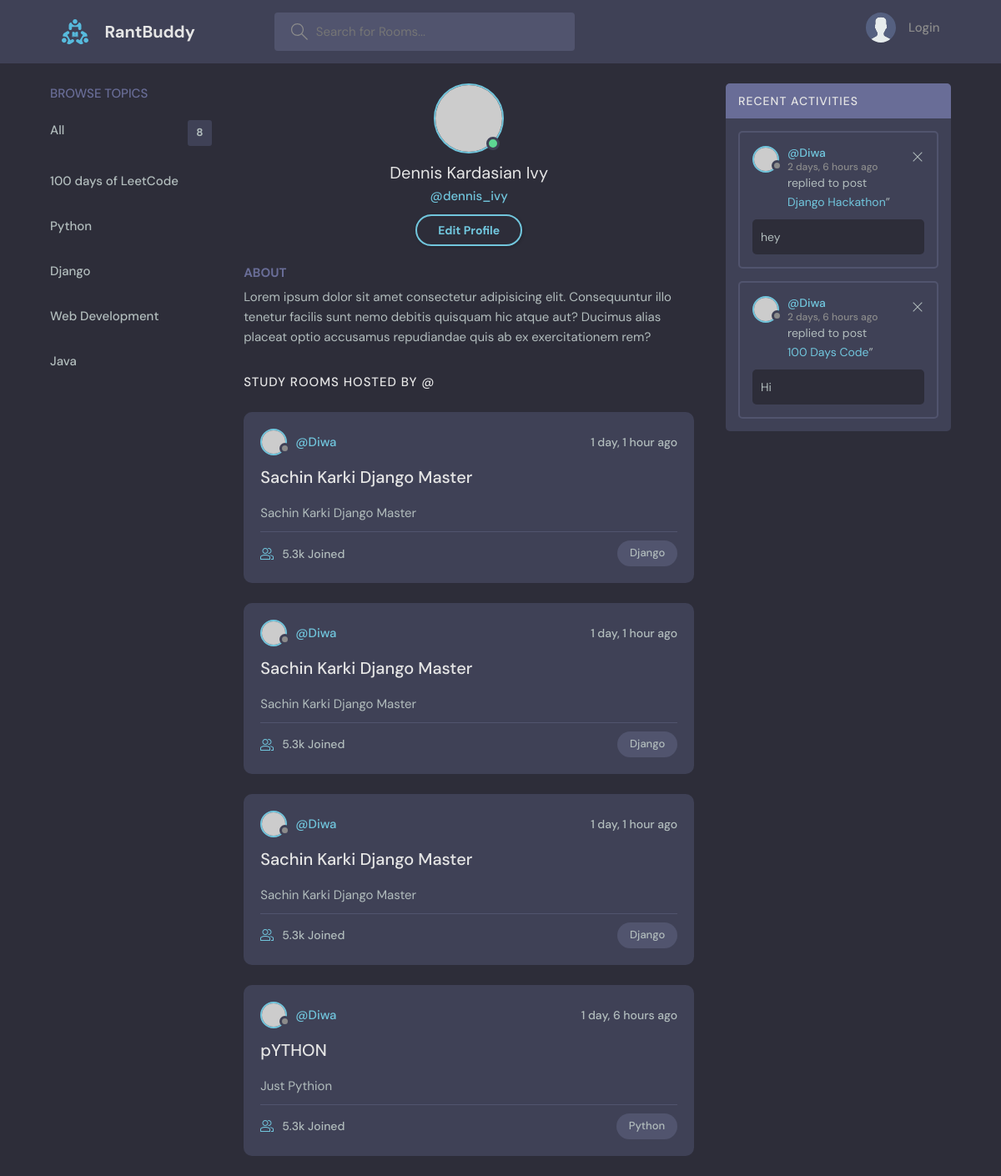
/user/2, run on the app's committed database.
### firstApp/models.py (models this page shows, shortened)
class Topic(models.Model):
    name=models.CharField(max_length=200)
    def __str__(self):
        return self.name

class Room(models.Model):
    host=models.ForeignKey(User,on_delete=models.SET_NULL,null=True)
    topic= models.ForeignKey(Topic,on_delete=models.SET_NULL,null=True)
    name=models.CharField(max_length=200)
    description=models.TextField(null=True,blank=True)
    participants=models.ManyToManyField(User,related_name="participants")
    updated = models.DateTimeField(auto_now=True)
    created= models.DateTimeField(auto_now_add=True)
    class Meta:
        ordering=['-updated','-created']
    def __str__(self):
        return self.name

class Message(models.Model):
    user=models.ForeignKey(User, on_delete=models.CASCADE)
    room=models.ForeignKey(Room, on_delete=models.CASCADE, related_name="messages")
    body=models.TextField()
    updated = models.DateTimeField(auto_now=True)
    created= models.DateTimeField(auto_now_add=True)

### firstApp/views.py (the view)
# urls.py: path("user/<str:pk>",user_profile,name="profile"),
def user_profile(request,pk):
    user=User.objects.get(id=pk)
    rooms=Room.objects.filter(host=user)
    room_counts=rooms.count()
    topics=Topic.objects.all()
    messages=Message.objects.filter(user=user).order_by('-created','-updated')[:8]
    context={"rooms":rooms,"topics":topics,"messages":messages,"room_counts":room_counts}
    return render(request,'firstApp/user_profile.html',context=context)

### firstApp/templates/firstApp/user_profile.html
{% extends 'main.html' %}
{% block content %}
<main class="layout layout--3">
      <div class="container">
        {% include 'firstApp/topic_component.html' %}
        <div class="roomList">
            <div class="profile">
              <div class="profile__avatar">
                <div class="avatar avatar--large active">
                  <img src="https://randomuser.me/api/portraits/men/11.jpg" />
                </div>
              </div>
              <div class="profile__info">
                <h3>Dennis Kardasian Ivy</h3>
                <p>@dennis_ivy</p>
                <a href="edit-user.html" class="btn btn--main btn--pill">Edit Profile</a>
              </div>
              <div class="profile__about">
                <h3>About</h3>
                <p>
                  Lorem ipsum dolor sit amet consectetur adipisicing elit. Consequuntur illo tenetur
                  facilis sunt nemo debitis quisquam hic atque aut? Ducimus alias placeat optio
                  accusamus repudiandae quis ab ex exercitationem rem?
                </p>
              </div>
            </div>
            <div class="roomList__header">
              <div>
                <h2>Study Rooms Hosted by @{{room.host.username}}</a>
                </h2>
              </div>
            </div>
            {% include 'firstApp/feed_component.html' %}
          </div>
        {% include 'firstApp/activity_component.html' %}
      </div>
</main>
{% endblock %}

### firstApp/templates/firstApp/topic_component.html
        <div class="topics">
          <div class="topics__header">
            <h2>Browse Topics</h2>
          </div>
          <ul class="topics__list">
            <li>
                <a href="{% url 'home' %}">All <span>8</span></a>
            </li>
            {% for topic in topics %}
            <li>
            <a href="{% url 'home' %}?q={{topic.name}}">{{topic.name}}</a>
            </li>
            {% endfor %}
          </ul>
        </div>

### firstApp/templates/firstApp/feed_component.html (shortened to what this page needs)
<div class="roomList">
{% for room in rooms %}
    <div class="roomListRoom">
      <div class="roomListRoom__header">
        <a href="{% url 'profile' room.host.id %}" class="roomListRoom__author">
          <div class="avatar avatar--small">
            <img src="https://randomuser.me/api/portraits/women/11.jpg" />
          </div>
          <span>@{{room.host.username}}</span>
        </a>
        <div class="roomListRoom__actions">
          <span>{{room.created|timesince}}  ago</span>
        </div>
      </div>
      <div class="roomListRoom__content">
        <a href="{% url 'room' room.id %}">{{ room.name }}</a>
        <p>
          {{room.description}}
        </p>
      </div>
      <div class="roomListRoom__meta">
        <a href="room.html" class="roomListRoom__joined">
          5.3k Joined
        </a>
        <p class="roomListRoom__topic">{{room.topic.name}}</p>
      </div>
    </div>
{% endfor %}
  </div>

### firstApp/templates/firstApp/activity_component.html
<div class="activities">
    <div class="activities__header">
      <h2>Recent Activities</h2>
    </div>
    {% for message in messages %}
    <div class="activities__box">
      <div class="activities__boxHeader roomListRoom__header">
        <a href="{% url 'profile' message.user.id  %}" class="roomListRoom__author">
          <div class="avatar avatar--small">
            <img src="https://randomuser.me/api/portraits/women/11.jpg" />
          </div>
          <p>
            @{{message.user.username}}
            <span>{{message.created|timesince}} ago</span>
          </p>
        </a>
        <div class="roomListRoom__actions">
          <a href="#">
            <svg version="1.1" xmlns="http://www.w3.org/2000/svg" width="32" height="32" viewBox="0 0 32 32">
              <title>remove</title>
              <path
                d="M27.314 6.019l-1.333-1.333-9.98 9.981-9.981-9.981-1.333 1.333 9.981 9.981-9.981 9.98 1.333 1.333 9.981-9.98 9.98 9.98 1.333-1.333-9.98-9.98 9.98-9.981z"
              ></path>
            </svg>
          </a>
        </div>
      </div>
      <div class="activities__boxContent">
        <p>replied to post <a href="{% url 'room' message.room.id %}">{{message.room}}</a>”</p>
        <div class="activities__boxRoomContent">
            {{message.body}}
        </div>
      </div>
    </div>
    {% endfor %}
  </div>

### data on the page
Topic: name "100 days of LeetCode"
Topic: name "Python"
Topic: name "Django"
Topic: name "Web Development"
Topic: name "Java"
Room: host.username "Diwa", created "1 day, 1 hour", name "Sachin Karki Django Master", description "Sachin Karki Django Master", topic.name "Django"
Room: host.username "Diwa", created "1 day, 1 hour", name "Sachin Karki Django Master", description "Sachin Karki Django Master", topic.name "Django"
Room: host.username "Diwa", created "1 day, 1 hour", name "Sachin Karki Django Master", description "Sachin Karki Django Master", topic.name "Django"
Room: host.username "Diwa", created "1 day, 6 hours", name "pYTHON", description "Just Pythion", topic.name "Python"
Message: user.username "Diwa", created "2 days, 6 hours", room "Django Hackathon", body "hey"
Message: user.username "Diwa", created "2 days, 6 hours", room "100 Days Code", body "Hi"
